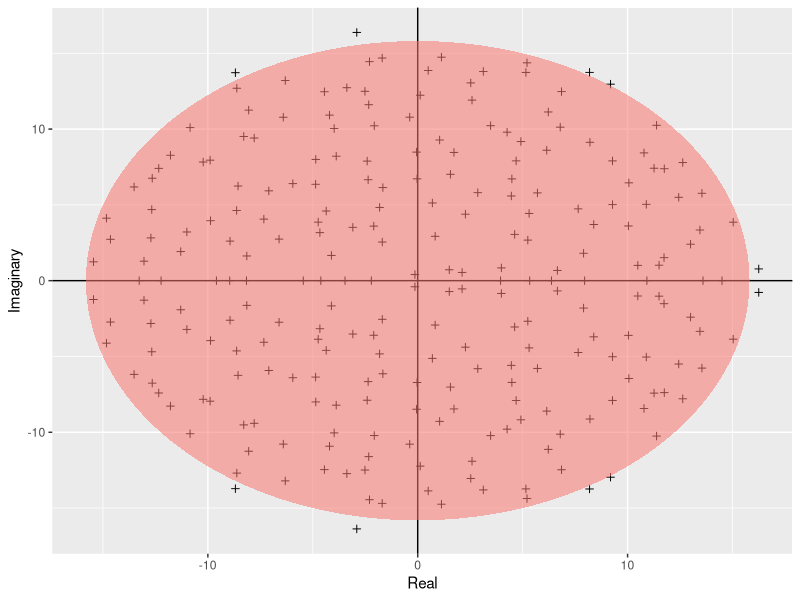

Source code (R):
#!/usr/bin/env Rscript

#Author: Emma Deeks ead19@imperial.ac.uk
#Script: Girko.R
#Desc: Function that returns an eclipse
#Arguments: No input
#Outputs: Girko.pdf in results with eclipse
#Date: Oct 2019  

require(ggplot2)

# Function that builds the ecipse 
build_ellipse <- function(hradius, vradius){ # function that returns an ellipse
  npoints = 250
  a <- seq(0, 2 * pi, length = npoints + 1)
  x <- hradius * cos(a)
  y <- vradius * sin(a)  
  return(data.frame(x = x, y = y))
}



N <- 250 # Assign size of the matrix

M <- matrix(rnorm(N * N), N, N) # Build the matrix

eigvals <- eigen(M)$values # Find the eigenvalues

eigDF <- data.frame("Real" = Re(eigvals), "Imaginary" = Im(eigvals)) # Build a dataframe

my_radius <- sqrt(N) # The radius of the circle is sqrt(N)

ellDF <- build_ellipse(my_radius, my_radius) # Dataframe to plot the ellipse

names(ellDF) <- c("Real", "Imaginary") # rename the columns


# plot the eigenvalues

p <- ggplot(eigDF, aes(x = Real, y = Imaginary))
p <- p +
  geom_point(shape = I(3)) +
  theme(legend.position = "none")

# now add the vertical and horizontal line
p <- p + geom_hline(aes(yintercept = 0))
p <- p + geom_vline(aes(xintercept = 0))

# finally, add the ellipse
p <- p + geom_polygon(data = ellDF, aes(x = Real, y = Imaginary, alpha = 1/20, fill = "red"))

#Saves the variable of the plot to a pdf
pdf("../results/Girko.pdf")
p
dev.off()








